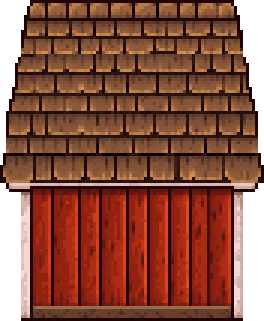
#> input picture docs/art/runtime/barn-east-material-v3-source.png, 88 x 107 px (shown 3 times larger)
$ python refine-barn-side-materials.py
#> lines starting #> are read from the running program, lines starting #| are printed output that depends on the picture; after the words box and inside, x2 and y2 are one past the last pixel; in counts of white or black regions, pixels touching at a corner belong together
"""Refine generated materials while retaining the accepted side silhouette.

Input is the complete generated sprite, alpha-cropped and reduced to 88x107.
The original game image is optional, used only in a private comparison board.
No game assets are written into the repository and no runtime asset is changed.
"""
import argparse
import hashlib
import json
from collections import Counter
from pathlib import Path
from PIL import Image, ImageDraw, ImageFont

ROOT = Path(__file__).resolve().parents[1]
ART = ROOT / "docs/art/runtime"
parser = argparse.ArgumentParser()
parser.add_argument("--original-barn", type=Path)
parser.add_argument("--private-review", type=Path)
args = parser.parse_args()
source = Image.open(ART / "barn-east-material-v3-source.png").convert("RGBA")
#> source is the input picture: PIL image 88x107 RGBA; mean R, G, B, A 107.9, 53.6, 36.3, 224.1
previous = Image.open(ART / "barn-east-closed-wall-height-study.png").convert("RGBA")
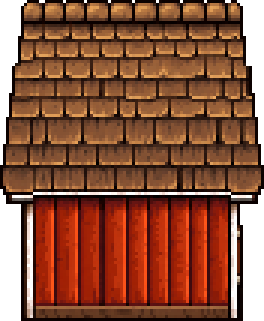
#> input picture docs/art/runtime/barn-east-closed-wall-height-study.png, 88 x 107 px (shown 3 times larger)
#> previous is the input picture: PIL image 88x107 RGBA; mean R, G, B, A 110, 56.3, 33.6, 226.8
assert source.size == previous.size == (88, 107)
mask = previous.getchannel("A")
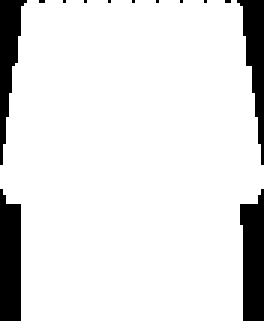
#> mask: PIL image 88x107 L (shown 3 times larger); 88.9% white; 13 black regions (9 under 20 px), largest, box (x1, y1, x2, y2) and area: (80, 63, 88, 107) 288, (0, 63, 7, 107) 281, (79, 0, 88, 55) 232, (0, 0, 9, 55) 231
aligned = Image.new("RGBA", source.size)
#> aligned: PIL image 88x107 RGBA; every value is 0

# Generated eave was 3 px too high. Fit complete roof/eave/wall regions to the
# approved divisions. Map each scanline to its approved extent; do not tile rows.
for y0, y1, s0, s1 in [(0, 64, 0, 61), (64, 66, 61, 63), (66, 107, 63, 107)]:
    region = source.crop((0, s0, 88, s1)).resize((88, y1-y0), Image.Resampling.NEAREST)
    for dy in range(y1-y0):
        row = region.crop((0, dy, 88, dy+1))
        bounds = row.getchannel("A").getbbox()
        target = mask.crop((0, y0+dy, 88, y0+dy+1)).getbbox()
        if bounds and target:
            strip = row.crop(bounds).resize((target[2]-target[0], 1), Image.Resampling.NEAREST)
            aligned.paste(strip, (target[0], y0+dy))
#> this loop made 3 passes
#> pass 1, `region = source.crop((0, s0, 88, s1)).resize((88, y1-y0), Image.Resamp..`:
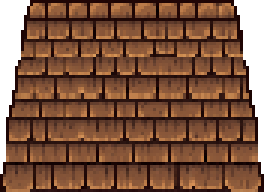
#> region: PIL image 88x64 RGBA (shown 3 times larger); mean R, G, B, A 100.1, 61.7, 40.5, 230.1; transparent parts drawn white
#> after the loop:
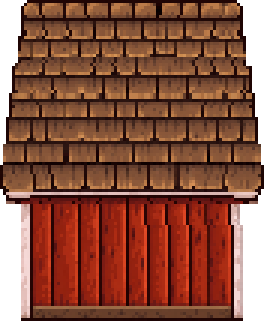
#> aligned: PIL image 88x107 RGBA (shown 3 times larger); mean R, G, B, A 108.3, 55, 37.1, 227.1; transparent parts drawn white
aligned.putalpha(mask)

def colors(hexes):
    return [tuple(bytes.fromhex(h)) for h in hexes]

# Four browns and a separate silhouette outline match the reference's restrained
# roof palette. Interior seams do not get the nearly black silhouette color.
roof = colors(["52352a", "704b2d", "9b6f41", "c28d54"])
wall = colors(["3e0316", "4e0f00", "651914", "671902", "8e2100", "ab320c", "bf320f", "ea4f12"])
trim = colors(["3e0316", "651914", "996b68", "b68b87", "d9b3af", "efd6d0"])

def closest(rgb, palette):
    return min(palette, key=lambda c: sum((c[i]-rgb[i])**2 for i in range(3)))

sprite = aligned.copy()
for y in range(107):
    for x in range(88):
        r, g, b, a = aligned.getpixel((x, y))
        if not a:
            sprite.putpixel((x, y), (0, 0, 0, 0))
            continue
        if y < 64:
            color = closest((r, g, b), roof)
            neighbors = [(x-1, y), (x+1, y), (x, y-1), (x, y+1)]
            if any(not (0 <= nx < 88 and 0 <= ny < 107) or mask.getpixel((nx, ny)) == 0 for nx, ny in neighbors):
                color = (40, 11, 9)
        elif y >= 103 and r-g < 70 and g > b*1.15:
            color = closest((r, g, b), roof)
        elif r-g < 65 and g > 65:
            color = closest((r, g, b), trim)
        else:
            color = closest((r, g, b), wall)
        sprite.putpixel((x, y), (*color, 255))

# Remove isolated one/two-pixel roof speckles, keeping large material clusters
# and the silhouette. Use the unmodified snapshot to avoid cascading edits.
snapshot, seen = sprite.copy(), set()
for y in range(1, 63):
    for x in range(1, 87):
        if (x, y) in seen:
            continue
        color = snapshot.getpixel((x, y))
        if not color[3] or color[:3] == (40, 11, 9):
            continue
        queue, component, adjacent = [(x, y)], [], []
        while queue:
            px, py = queue.pop()
            if (px, py) in seen:
                continue
            seen.add((px, py))
            component.append((px, py))
            for nx, ny in [(px-1, py), (px+1, py), (px, py-1), (px, py+1)]:
                if not (0 < nx < 87 and 0 < ny < 63):
                    continue
                c = snapshot.getpixel((nx, ny))
                if c == color:
                    if (nx, ny) not in seen:
                        queue.append((nx, ny))
                elif c[3] and c[:3] != (40, 11, 9):
                    adjacent.append(c)
        if len(component) < 3 and adjacent:
            replacement = Counter(adjacent).most_common(1)[0][0]
            for pixel in component:
                sprite.putpixel(pixel, replacement)
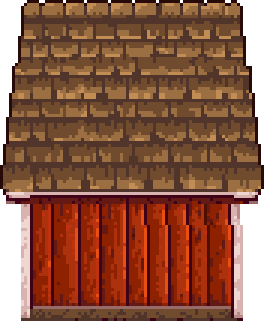
#> sprite: PIL image 88x107 RGBA (shown 3 times larger); mean R, G, B, A 111.5, 61, 38.5, 226.8; transparent parts drawn white
#> after the loop, seen = 4875 items

assert sprite.getchannel("A").tobytes() == mask.tobytes()
assert sprite.getchannel("A").getbbox() == (0, 0, 88, 107)
assert set(mask.tobytes()) == {0, 255}
asset = ART / "barn-east-material-v3.png"
sprite.save(asset, optimize=True)

font_dir = Path("/usr/share/fonts/truetype/dejavu")
title_font = ImageFont.truetype(str(font_dir / "DejaVuSans.ttf"), 28)
label_font = ImageFont.truetype(str(font_dir / "DejaVuSans.ttf"), 21)
small_font = ImageFont.truetype(str(font_dir / "DejaVuSans.ttf"), 16)

def comparison(path, items, width):
#> called with width = 896
    board = Image.new("RGB", (width, 720), "#e7e2d5")
    draw = ImageDraw.Draw(board)
    draw.text((40, 35), "BARN / material revision", font=title_font, fill="#382e26")
    top, bottom, scale = 172, 600, 4
    for x, im, label in items:
        assert im.height == 107
        draw.text((x, 112), label, font=label_font, fill="#382e26")
        enlarged = im.resize((im.width*scale, im.height*scale), Image.Resampling.NEAREST)
        board.paste(enlarged, (x, top), enlarged)
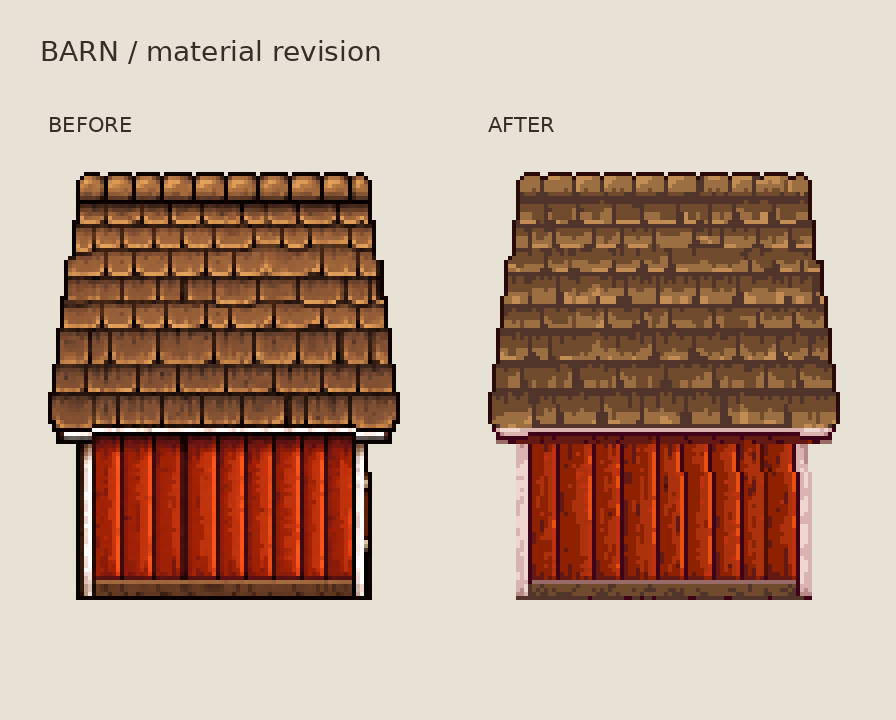
#> board: PIL image 896x720 RGB; mean R, G, B 186, 158.8, 140.6
    for y in (top-1, bottom):
        draw.line((40, y, width-40, y), fill="#58847d", width=2)
    draw.text((40, 640), "107 px high / 4x view", font=small_font, fill="#382e26")
    draw.text((40, 675), "Same side silhouette, closed wall and eave position. Offline art review.", font=small_font, fill="#382e26")
    path.parent.mkdir(parents=True, exist_ok=True)
    board.save(path, optimize=True)
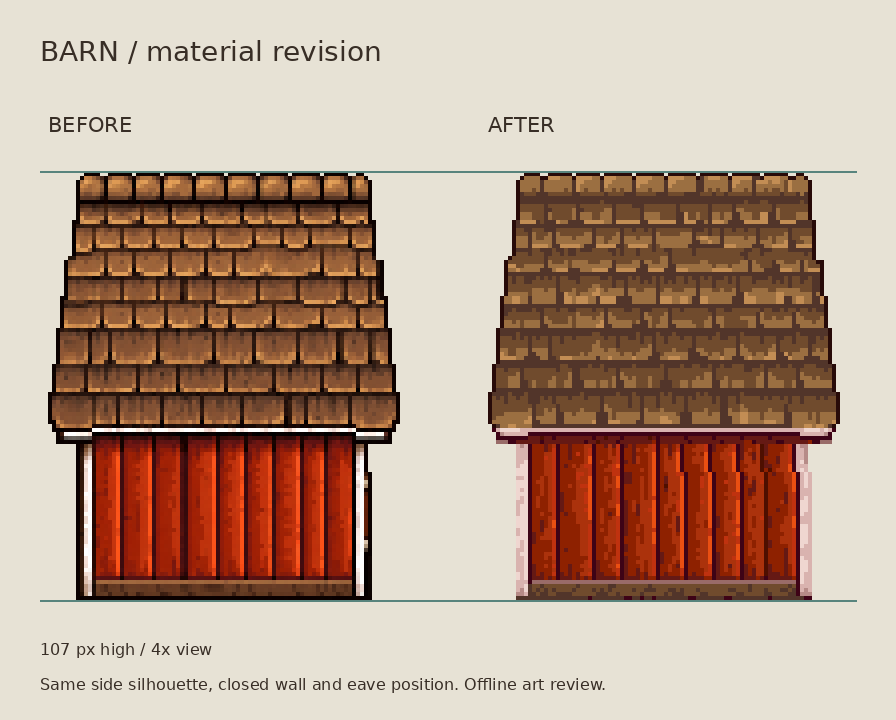
#> saved as barn-east-material-v3-comparison.png: PIL image 896x720 RGB; mean R, G, B 184.9, 157.9, 139.8

comparison(ART / "barn-east-material-v3-comparison.png", [(48, previous, "BEFORE"), (488, sprite, "AFTER")], 896)
if args.private_review:
    if not args.original_barn:
        parser.error("--private-review requires --original-barn")
    front = Image.open(args.original_barn).convert("RGBA").crop((0, 0, 112, 112))
    front = front.crop(front.getchannel("A").getbbox())
    comparison(args.private_review, [(56, front, "ORIGINAL FRONT"), (592, previous, "PREVIOUS SIDE"), (1072, sprite, "REVISED SIDE")], 1488)

print(json.dumps({"asset": str(asset.relative_to(ROOT)), "size": sprite.size,
    "alpha_matches_accepted_silhouette": True,
#> (the run stopped early here; a loop or call above may not have finished)
